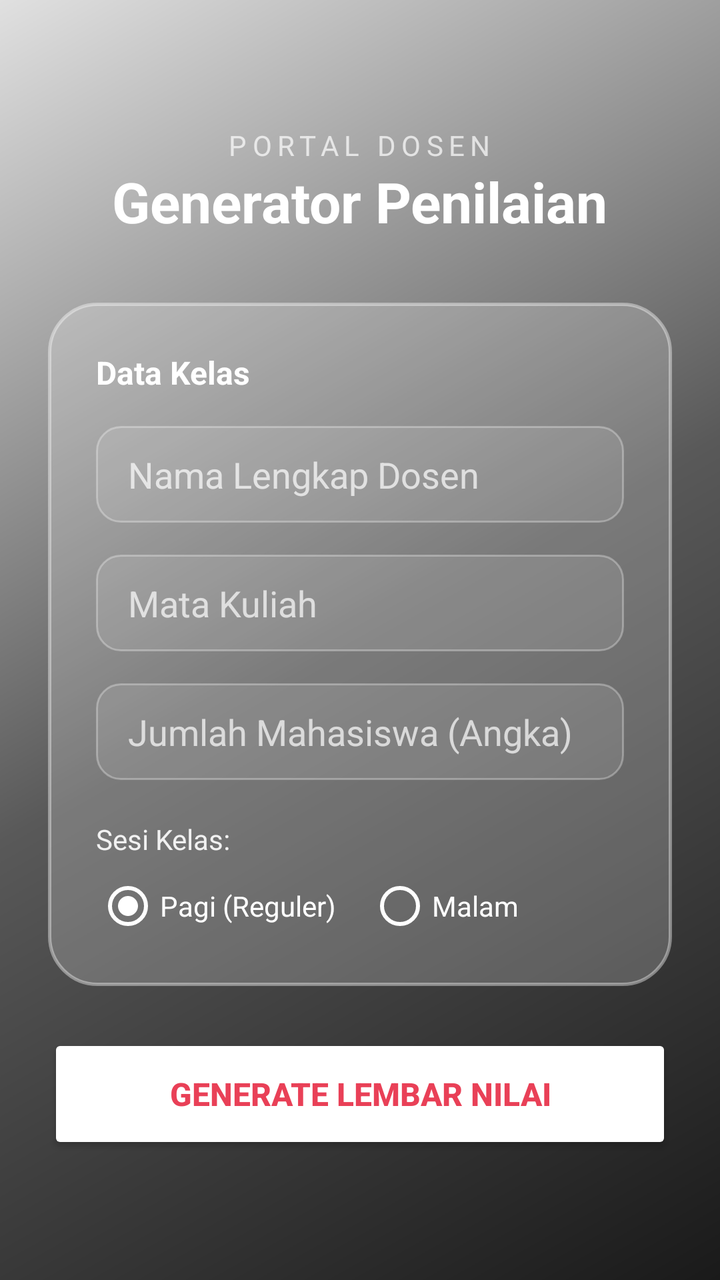
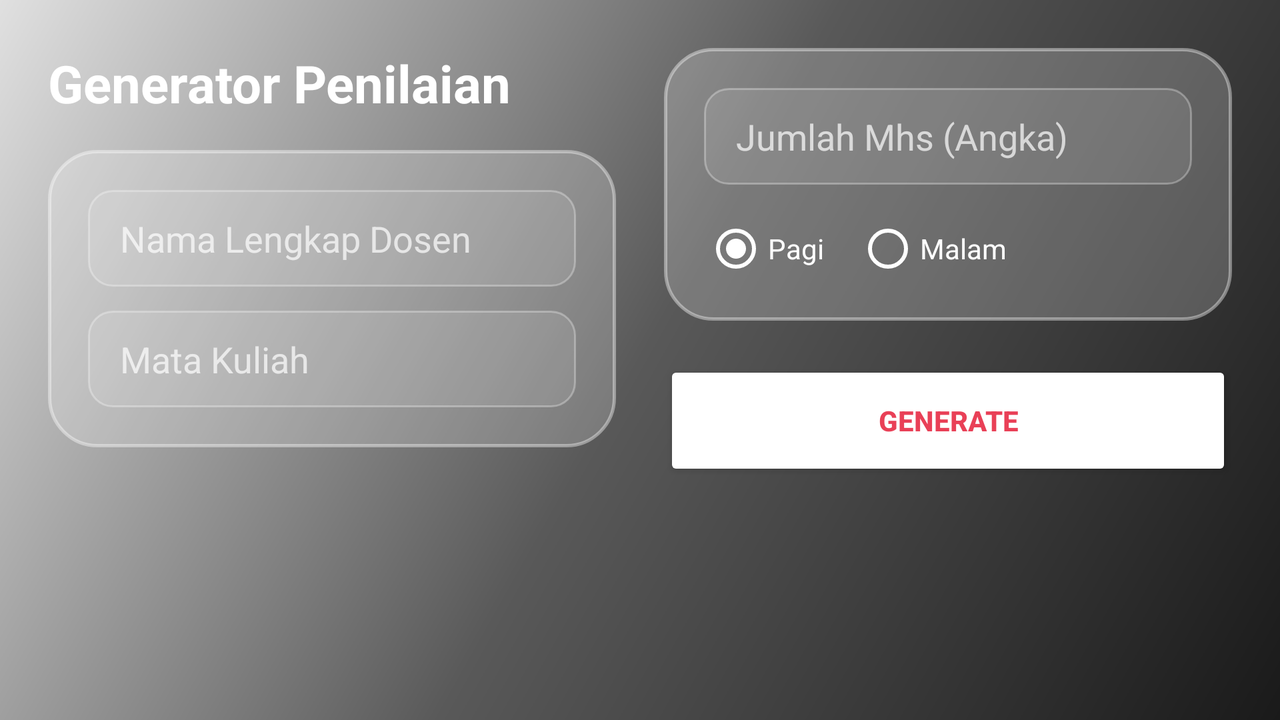

An Android layout and its configuration variant, each rendered on a device that would load it. The default file and the variant file are quoted in full after the pictures.
<!-- AndroidManifest.xml: application theme Theme.AppCompat.Light.NoActionBar -->
<!-- res/layout/activity_main.xml -->
<?xml version="1.0" encoding="utf-8"?>
<ScrollView xmlns:android="http://schemas.android.com/apk/res/android"
    xmlns:app="http://schemas.android.com/apk/res-auto"
    android:layout_width="match_parent"
    android:layout_height="match_parent"
    android:background="@drawable/bg_gradient"
    android:fillViewport="true">

    <LinearLayout
        android:layout_width="match_parent"
        android:layout_height="wrap_content"
        android:orientation="vertical"
        android:padding="24dp"
        android:gravity="center_vertical">

        <TextView
            android:layout_width="wrap_content"
            android:layout_height="wrap_content"
            android:text="PORTAL DOSEN"
            android:letterSpacing="0.2"
            android:textSize="14sp"
            android:textColor="#B3FFFFFF"
            android:layout_gravity="center_horizontal"/>

        <TextView
            android:layout_width="wrap_content"
            android:layout_height="wrap_content"
            android:text="Generator Penilaian"
            android:textSize="28sp"
            android:textStyle="bold"
            android:textColor="#FFFFFF"
            android:layout_marginBottom="32dp"
            android:layout_gravity="center_horizontal"/>

        <LinearLayout
            android:layout_width="match_parent"
            android:layout_height="wrap_content"
            android:background="@drawable/bg_glass"
            android:orientation="vertical"
            android:padding="24dp"
            android:layout_marginBottom="24dp">

            <TextView
                android:layout_width="wrap_content"
                android:layout_height="wrap_content"
                android:text="Data Kelas"
                android:textSize="16sp"
                android:textStyle="bold"
                android:textColor="#FFFFFF"
                android:layout_marginBottom="16dp"/>

            <EditText
                android:id="@+id/etNamaDosen"
                android:layout_width="match_parent"
                android:layout_height="wrap_content"
                android:background="@drawable/bg_input_glass"
                android:hint="Nama Lengkap Dosen"
                android:textColorHint="#B3FFFFFF"
                android:textColor="#FFFFFF"
                android:inputType="textPersonName"
                android:layout_marginBottom="16dp"/>

            <EditText
                android:id="@+id/etMataKuliah"
                android:layout_width="match_parent"
                android:layout_height="wrap_content"
                android:background="@drawable/bg_input_glass"
                android:hint="Mata Kuliah"
                android:textColorHint="#B3FFFFFF"
                android:textColor="#FFFFFF"
                android:inputType="text"
                android:layout_marginBottom="16dp"/>

            <EditText
                android:id="@+id/etJumlahMahasiswa"
                android:layout_width="match_parent"
                android:layout_height="wrap_content"
                android:background="@drawable/bg_input_glass"
                android:hint="Jumlah Mahasiswa (Angka)"
                android:textColorHint="#B3FFFFFF"
                android:textColor="#FFFFFF"
                android:inputType="number"
                android:layout_marginBottom="20dp"/>

            <TextView
                android:layout_width="wrap_content"
                android:layout_height="wrap_content"
                android:text="Sesi Kelas:"
                android:textColor="#E6FFFFFF"
                android:layout_marginBottom="8dp"/>

            <RadioGroup
                android:id="@+id/rgSesiKelas"
                android:layout_width="match_parent"
                android:layout_height="wrap_content"
                android:orientation="horizontal">
                <RadioButton
                    android:id="@+id/rbPagi"
                    android:layout_width="wrap_content"
                    android:layout_height="wrap_content"
                    android:text="Pagi (Reguler)"
                    android:textColor="#FFFFFF"
                    app:buttonTint="#FFFFFF"
                    android:checked="true"/>
                <RadioButton
                    android:id="@+id/rbMalam"
                    android:layout_width="wrap_content"
                    android:layout_height="wrap_content"
                    android:layout_marginStart="16dp"
                    android:text="Malam"
                    android:textColor="#FFFFFF"
                    app:buttonTint="#FFFFFF"/>
            </RadioGroup>

        </LinearLayout>

        <Button
            android:id="@+id/btnGenerate"
            android:layout_width="match_parent"
            android:layout_height="60dp"
            android:backgroundTint="#FFFFFF"
            android:textColor="#E94057"
            android:text="GENERATE LEMBAR NILAI"
            android:textSize="16sp"
            android:textStyle="bold"
            app:cornerRadius="16dp"/>

    </LinearLayout>
</ScrollView>
<!-- resources referenced by this layout -->
<resources>
  <!-- drawable bg_glass (drawable) -->
  <?xml version="1.0" encoding="utf-8"?>
  <shape xmlns:android="http://schemas.android.com/apk/res/android">
      <solid android:color="#33FFFFFF" />
      <stroke android:width="1.5dp" android:color="#66FFFFFF" />
      <corners android:radius="24dp" />
  </shape>
  <!-- drawable bg_gradient (drawable) -->
  <?xml version="1.0" encoding="utf-8"?>
  <shape xmlns:android="http://schemas.android.com/apk/res/android">
      <gradient
          android:angle="135"
          android:startColor="#1A1A1A"
          android:centerColor="#595959"
          android:endColor="#E0E0E0"
          android:type="linear" />
  </shape>
  <!-- drawable bg_input_glass (drawable) -->
  <?xml version="1.0" encoding="utf-8"?>
  <shape xmlns:android="http://schemas.android.com/apk/res/android">
      <solid android:color="#1AFFFFFF" />
      <stroke android:width="1dp" android:color="#4DFFFFFF" />
      <corners android:radius="12dp" />
      <padding android:left="16dp" android:right="16dp" android:top="12dp" android:bottom="12dp"/>
  </shape>
</resources>
<!-- res/layout-land/activity_main.xml (the repository's variant of the layout above) -->
<!-- drawn on the phone turned sideways -->
<?xml version="1.0" encoding="utf-8"?>
<ScrollView xmlns:android="http://schemas.android.com/apk/res/android"
    xmlns:app="http://schemas.android.com/apk/res-auto"
    android:layout_width="match_parent"
    android:layout_height="match_parent"
    android:background="@drawable/bg_gradient"
    android:fillViewport="true">

    <LinearLayout
        android:layout_width="match_parent"
        android:layout_height="wrap_content"
        android:orientation="horizontal"
        android:padding="24dp"
        android:baselineAligned="false">

        <LinearLayout
            android:layout_width="0dp"
            android:layout_height="wrap_content"
            android:layout_weight="1"
            android:orientation="vertical"
            android:paddingEnd="12dp">

            <TextView
                android:layout_width="wrap_content"
                android:layout_height="wrap_content"
                android:text="Generator Penilaian"
                android:textSize="26sp"
                android:textStyle="bold"
                android:textColor="#FFFFFF"
                android:layout_marginBottom="16dp"/>

            <LinearLayout
                android:layout_width="match_parent"
                android:layout_height="wrap_content"
                android:background="@drawable/bg_glass"
                android:orientation="vertical"
                android:padding="20dp">

                <EditText
                    android:id="@+id/etNamaDosen"
                    android:layout_width="match_parent"
                    android:layout_height="wrap_content"
                    android:background="@drawable/bg_input_glass"
                    android:hint="Nama Lengkap Dosen"
                    android:textColorHint="#B3FFFFFF"
                    android:textColor="#FFFFFF"
                    android:layout_marginBottom="12dp"/>

                <EditText
                    android:id="@+id/etMataKuliah"
                    android:layout_width="match_parent"
                    android:layout_height="wrap_content"
                    android:background="@drawable/bg_input_glass"
                    android:hint="Mata Kuliah"
                    android:textColorHint="#B3FFFFFF"
                    android:textColor="#FFFFFF"/>
            </LinearLayout>
        </LinearLayout>

        <LinearLayout
            android:layout_width="0dp"
            android:layout_height="wrap_content"
            android:layout_weight="1"
            android:orientation="vertical"
            android:paddingStart="12dp"
            android:gravity="bottom">

            <LinearLayout
                android:layout_width="match_parent"
                android:layout_height="wrap_content"
                android:background="@drawable/bg_glass"
                android:orientation="vertical"
                android:padding="20dp"
                android:layout_marginBottom="20dp">

                <EditText
                    android:id="@+id/etJumlahMahasiswa"
                    android:layout_width="match_parent"
                    android:layout_height="wrap_content"
                    android:background="@drawable/bg_input_glass"
                    android:hint="Jumlah Mhs (Angka)"
                    android:inputType="number"
                    android:textColorHint="#B3FFFFFF"
                    android:textColor="#FFFFFF"
                    android:layout_marginBottom="16dp"/>

                <RadioGroup
                    android:id="@+id/rgSesiKelas"
                    android:layout_width="match_parent"
                    android:layout_height="wrap_content"
                    android:orientation="horizontal">
                    <RadioButton
                        android:id="@+id/rbPagi"
                        android:layout_width="wrap_content"
                        android:layout_height="wrap_content"
                        android:text="Pagi"
                        android:textColor="#FFFFFF"
                        app:buttonTint="#FFFFFF"
                        android:checked="true"/>
                    <RadioButton
                        android:id="@+id/rbMalam"
                        android:layout_width="wrap_content"
                        android:layout_height="wrap_content"
                        android:layout_marginStart="16dp"
                        android:text="Malam"
                        android:textColor="#FFFFFF"
                        app:buttonTint="#FFFFFF"/>
                </RadioGroup>
            </LinearLayout>

            <Button
                android:id="@+id/btnGenerate"
                android:layout_width="match_parent"
                android:layout_height="60dp"
                android:backgroundTint="#FFFFFF"
                android:textColor="#E94057"
                android:text="GENERATE"
                android:textStyle="bold"
                app:cornerRadius="16dp"/>
        </LinearLayout>
    </LinearLayout>
</ScrollView>
